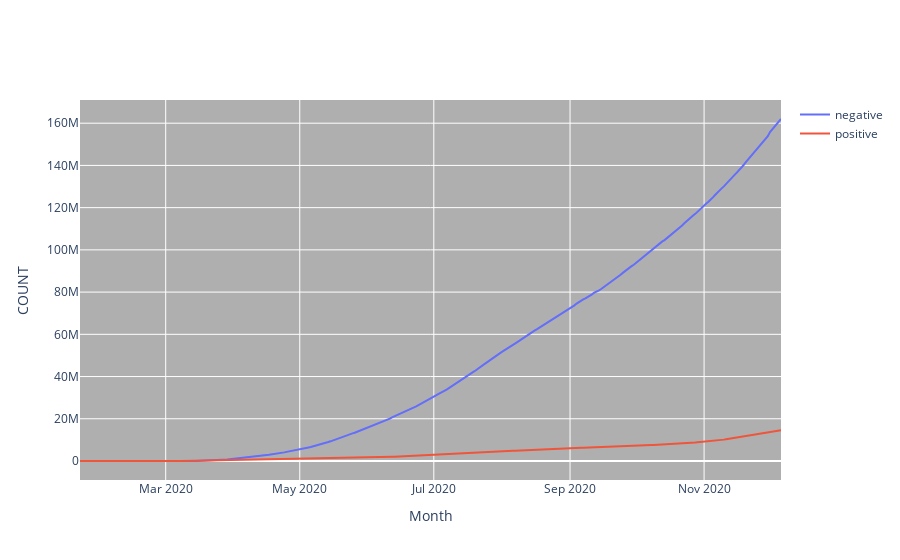

The notebook cell this image was saved under:
### Code cell
fig = go.Figure()
fig.add_trace(go.Scatter(x=data['date'], y=data['negative'],
                    mode='lines',
                    name='negative'))
fig.add_trace(go.Scatter(x=data['date'], y=data['positive'],
                    
                    name='positive'))
fig.update_layout(plot_bgcolor='rgb(175,175,175)',
                   xaxis_title='Month',
                   yaxis_title='COUNT')

### Figure 1 — Plotly figure (JSON) as saved in the notebook; plotly's stock layout.template omitted (floating-point values rounded to 4 significant figures; data arrays with more than 128 entries replaced by an {"elided": "..."} marker saying what was removed)
{"data": [{"mode": "lines", "name": "negative", "type": "scatter", "x": {"elided": "320 str values"}, "y": {"elided": "320 int values"}}, {"name": "positive", "type": "scatter", "x": {"elided": "320 str values"}, "y": {"elided": "320 int values"}}], "layout": {"plot_bgcolor": "rgb(175,175,175)", "xaxis": {"title": {"text": "Month"}}, "yaxis": {"title": {"text": "COUNT"}}}}
